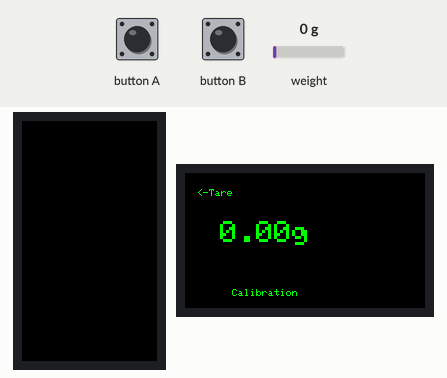
Recording of a sketch running on a simulated ESP32. On the bench: 135×240 colour display, 240×135 colour display. Inputs (shaded band) come from the test bench; at power-on: weight on the scale 0 g. WiFi joins after 1.5 s; servers stay silent unless stated; what the sketch prints to the serial monitor is not drawn.

Above: at 5.4 s.
5.5 s: weight on the scale set to 100 g
At 9.3 s:
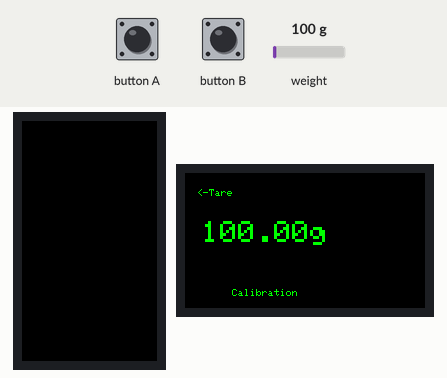
9.6 s: button A pressed for 2.2 s
At 13.2 s:
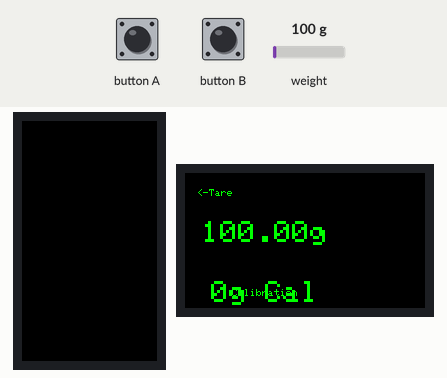
16.1 s: button B pressed for 2.2 s
At 17.4 s:
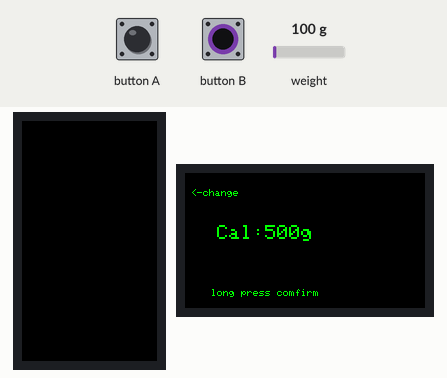
20.0 s: button B pressed for 2.2 s
At 28.1 s:
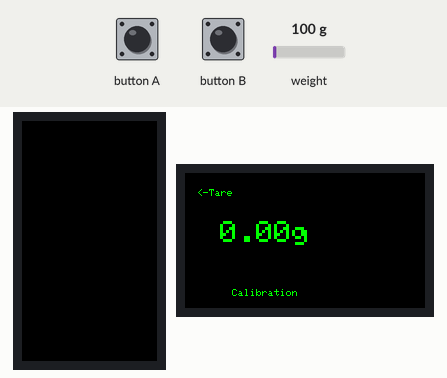
28.3 s: weight on the scale set to 1250 g
At 30.0 s:
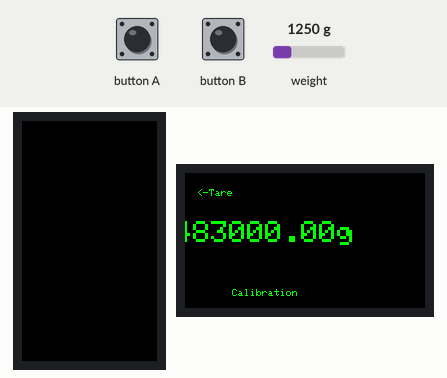
31.1 s: button A pressed for 2.2 s
At 35.0 s:
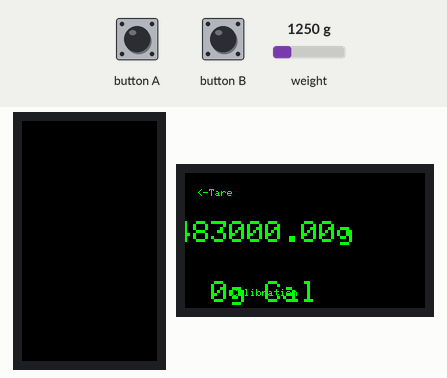
Timing chart, 0 to 36.5 s (numbered marks = the images above; inputs shaded):
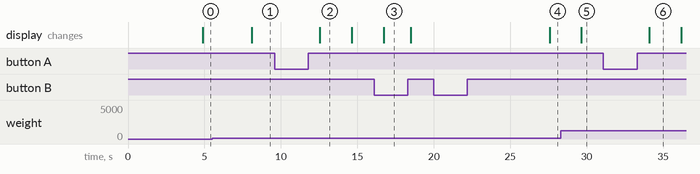

Measured:
- after the input at 5.5 s, the display: changes after 2.6 s (image 1)
- after the input at 9.6 s, the display: changes after 2.9 s (image 2)
- after the input at 16.1 s, the display: changes after 0.64 s (image 3)
- after the input at 20.0 s, the display: changes after 7.6 s (image 4)
- after the input at 28.3 s, the display: changes after 1.3 s (image 5)
- after the input at 31.1 s, the display: changes after 3.0 s (image 6)
- what the display in image 2 shows lasts 2.1 s, from 12.5 s to 14.6 s

The sketch:

measurement_firebase.ino
```cpp
// (licence header left out)
/*=================================
          WIFI CONFIG
 ================================= */

#include <WiFi.h>
// Insert your network credentials
// #define WIFI_SSID "SQ5-Resident"
#define WIFI_SSID "GTother"
// #define WIFI_PASSWORD "YamahaNoveltyIcon"

#define WIFI_PASSWORD "GeorgeP@1927"

/*=================================
          FIREBASE CONFIG
 ================================= */

#include <Firebase_ESP_Client.h>

//Define Firebase Data object
FirebaseData fbdo;
FirebaseAuth auth;
FirebaseConfig config;


//Provide the token generation process info.
#include "addons/TokenHelper.h"
//Provide the RTDB payload printing info and other helper functions.
#include "addons/RTDBHelper.h"

// Insert Firebase project API Key
#define API_KEY "AIzaSyCBAU1qcc-VEC441tEghLDnT1ARGP926YI"

// Insert RTDB URLefine the RTDB URL */
#define DATABASE_URL "https://esp32-firebase-demo-1866a-default-rtdb.firebaseio.com/"


/*=================================
          SCALE CONFIG
 ================================= */
#include "HX711.h"
// HX711 load cell amp
const int LOADCELL_DOUT_PIN = 26;
const int LOADCELL_SCK_PIN = 0;
const float calibration_factor = -166800.0/187.0;
HX711 scale;

/*=================================
          M5 CONFIG
 ================================= */

#include <M5StickCPlus2.h>
#include <M5GFX.h>
M5GFX display;
M5Canvas canvas(&display);


/*=================================
          GENERAL CONFIG
 ================================= */
#include <Arduino.h>

//water measurement vars
double currentBottleOunces = 0.0;
double newOzDrank =0.0;
double weight = 0.0;
double prevWeight = 0.0;
double totalOzDrank = 0.0;
bool bottleReset = true;
double ozBeforeTare = 0.0;


//random varialbes for program
unsigned long sendDataPrevMillis = 0;
volatile int count = 0;
bool signupOK = false;
int counter = 0;
char info[100];

void setup() {
  Serial.begin(115200);
/*=================================
          M5 SETUP
 ================================= */
  auto cfg = M5.config();
  StickCP2.begin(cfg);

  display.begin();
  display.setRotation(3);
  canvas.setColorDepth(1);  // mono color
  canvas.createSprite(display.width(), display.height());
  canvas.setTextDatum(MC_DATUM);
  canvas.setPaletteColor(1, GREEN);
  canvas.drawString("Calibration sensor....", 80, 40);
  canvas.pushSprite(0, 0);


  // StickCP2.Display.setRotation(3);  // Rotate the screen. 将屏幕旋转
  // StickCP2.Display.fillScreen(BLACK);
  // StickCP2.Display.setTextSize(1);

  /*=================================
          SCALE SETUP
 ================================= */
  scale.begin(LOADCELL_DOUT_PIN, LOADCELL_SCK_PIN);
  // The scale value is the adc value corresponding to 1g
  // scale.set_scale(27.61f);  // set scale
  scale.set_scale(calibration_factor);
  scale.tare();             // auto set offset


  /*=================================
          WIFI SETUP
 ================================= */
  Serial.print("Now beginning wifi setup.");
  WiFi.begin(WIFI_SSID, WIFI_PASSWORD);
  Serial.print("Connecting to Wi-Fi");
  while (WiFi.status() != WL_CONNECTED){
    Serial.print(".");
    delay(300);
  }
  Serial.println();
  Serial.print("Connected with IP: ");
  Serial.println(WiFi.localIP());
  Serial.println();

  /*=================================
          FIREBASE SETUP
 ================================= */

  /* Assign the api key (required) */
  config.api_key = API_KEY;

  /* Assign the RTDB URL (required) */
  config.database_url = DATABASE_URL;

  /* Sign up */
  if (Firebase.signUp(&config, &auth, "", "")){
    Serial.println("ok");
    signupOK = true;
  }
  else{
    Serial.printf("%s\n", config.signer.signupError.message.c_str());
  }

  /* Assign the callback function for the long running token generation task */
  config.token_status_callback = tokenStatusCallback; //see addons/TokenHelper.h

  Firebase.begin(&config, &auth);
  Firebase.reconnectWiFi(true);

  Serial.println("Deleting nodes");
  // Firebase.RTDB.deleteNode(&fbdo, "/ouncesConsumed");
  Firebase.RTDB.deleteNode(&fbdo, "/ozBeforeTare");
  Firebase.RTDB.deleteNode(&fbdo, "/currentOuncesDrank");
  Firebase.RTDB.deleteNode(&fbdo, "/totalOz");
  Firebase.RTDB.setDouble(&fbdo, "/ozBeforeTare", 0.0);
  Firebase.RTDB.setDouble(&fbdo, "/currentOuncesDrank", 0.0);
  Firebase.RTDB.setDouble(&fbdo, "/totalOz", 0.0);

  /*=================================
          SCALE SETUP (LEGACY)
 ================================= */


  // Serial.println("HX711 Setup");

  // Serial.println("Initializing the scale");
  // Serial.println(calibration_factor);
  // scale.begin(LOADCELL_DOUT_PIN, LOADCELL_SCK_PIN);

  // Serial.println("Before setting up the scale:");
  // Serial.print("read: \t\t");
  // Serial.println(scale.read());      // print a raw reading from the ADC

  // Serial.print("read average: \t\t");
  // Serial.println(scale.read_average(20));   // print the average of 20 readings from the ADC

  // Serial.print("get value: \t\t");
  // Serial.println(scale.get_value(5));   // print the average of 5 readings from the ADC minus the tare weight (not set yet)

  // Serial.print("get units: \t\t");
  // Serial.println(scale.get_units(5), 1);  // print the average of 5 readings from the ADC minus tare weight (not set) divided
  //           // by the SCALE parameter (not set yet)

  // scale.set_scale(calibration_factor);
  // //scale.set_scale(-471.497);                      // this value is obtained by calibrating the scale with known weights; see the README for details
  // scale.tare();               // reset the scale to 0

  // Serial.println("After setting up the scale:");

  // Serial.print("read: \t\t");
  // Serial.println(scale.read());                 // print a raw reading from the ADC

  // Serial.print("read average: \t\t");
  // Serial.println(scale.read_average(20));       // print the average of 20 readings from the ADC

  // Serial.print("get value: \t\t");
  // Serial.println(scale.get_value(5));   // print the average of 5 readings from the ADC minus the tare weight, set with tare()

  // Serial.print("get units: \t\t");
  // Serial.println(scale.get_units(5), 1);        // print the average of 5 readings from the ADC minus tare weight, divided
  //           // by the SCALE parameter set with set_scale

  // Serial.println("Readings:");


}

void loop() {


  //TAKING MEASUREMENTS AND PRINTING
  canvas.fillSprite(BLACK);
  canvas.setTextSize(1);
  canvas.drawString("<-Tare", 30, 20);
  canvas.drawString("Calibration", 80, 120);
  // prevWeight = weight;
  weight = scale.get_units(10);
    // Serial.print("Weight:");
    // Serial.println(weight);
    // Serial.print("prev weight: ");
    // Serial.println(prevWeight);
  canvas.setTextSize(3);
  // if (weight != 0) {
  // Serial.println(weight);
  Serial.printf("%.2f\n", weight);
  canvas.drawString(String(weight, 2) + "g", 80, 60);
  // } else {
      // canvas.drawString("0.000g", 80, 60);
  // }
  StickCP2.update();  // Read the press state of the key
   if (StickCP2.BtnA.wasPressed()) {
        scale.tare();
        canvas.drawString("0g Cal", 80, 120);
        Serial.println("Just tared the scale");
        bottleReset = true;
      // Firebase.RTDB.deleteNode(&fbdo, "/ouncesConsumed");
        // Firebase.RTDB.deleteNode(&fbdo, "/ozBeforeTare");
        Firebase.RTDB.setDouble(&fbdo, "/currentOuncesDrank", 0.0);
        // Firebase.RTDB.deleteNode(&fbdo, "/totalOz");
        count = 0;
        ozBeforeTare = ozBeforeTare + newOzDrank;
        newOzDrank = 0;
        if (Firebase.RTDB.setDouble(&fbdo, "/ozBeforeTare", ozBeforeTare)){
          Serial.println("just set value of ozBeforeTare:");

          prevWeight = weight;
          }
          else {
            Serial.println("FAILED");
            Serial.println("REASON: " + fbdo.errorReason());
          }


        delay(1000);

    }
    if (StickCP2.BtnB.wasPressed()) {
        long hund_g = 5;
        while (1) {
            StickCP2.update();
            canvas.fillSprite(BLACK);
            canvas.setTextSize(2);
            canvas.drawString("Cal:" + String(hund_g * 100) + "g", 80, 60);
            canvas.setTextSize(1);
            canvas.drawString("<-change", 30, 20);
            canvas.drawString("long press comfirm", 80, 120);
            canvas.pushSprite(0, 0);
            if (M5.BtnB.pressedFor(2000)) {
                break;
            }
            if (StickCP2.BtnA.wasReleased()) {
                hund_g--;
            }
            if (StickCP2.BtnB.wasReleased()) {
                hund_g++;
            }
            delay(10);
        }
        long g_adc = scale.read_average(20);
        g_adc      = g_adc - scale.get_offset();
        scale.set_scale(g_adc / (hund_g * 100.0));
    }
    canvas.pushSprite(0, 0);

if (Firebase.ready() && signupOK && (millis() - sendDataPrevMillis > 15000 || sendDataPrevMillis == 0)){
    // if(count == 0){
    //   if (Firebase.RTDB.setDouble(&fbdo, "/totalOz",0)){
    //     Serial.println("Pushed initial value to");
    //     Serial.println("PATH: " + fbdo.dataPath());
    // }
    // }
    sendDataPrevMillis = millis();
    // Write an Int number on the database path test/int


    // if (Firebase.RTDB.getJSON(&fbdo, "/totalOz")) {
    //   if(fbdo.dataType() =="json"){
    //     // ouncesConsumed = fbdo.doubleData();
    //     ouncesConsumed = fbdo.to<double>();


    //     Serial.print("Succesfully got X ounces: ");
    //     Serial.println(ouncesConsumed);
    //   }
    //   else{
    //     Serial.println("FBDO DATA TYE");
    //     Serial.println(fbdo.dataType());
    //   }
    // }
    // else {
    //   Serial.println(fbdo.errorReason());
    // }

// Write an Float number on the database path test/float


    // if (Firebase.RTDB.pushInt(&fbdo, "/counter", count)){
    //   // Serial.println("Pushed the count of " + count);
    //   Serial.println("PATH: " + fbdo.dataPath());
    //   Serial.println("TYPE: " + fbdo.dataType());
    // }
    // else {
    //   Serial.println("FAILED");
    //   Serial.println("REASON: " + fbdo.errorReason());
    // }
    // count++;


    // if (Firebase.RTDB.getDouble(&fbdo, "/currentOuncesDrank")) {
    //   // if(fbdo.dataType() =="json"){
    //     // Serial.println(fbdo);
    //     // ouncesConsumed = fbdo.doubleData();
    //   currentBottleOunces = fbdo.to<double>();


    //   Serial.print("Number of ounces drank in this bottle so far: ");
    //   Serial.println(currentBottleOunces);
    //     // Serial.println(type(prevOuncesConsumed));
    //   }
    //   else{
    //     Serial.println("FBDO DATA TYE");
    //     Serial.println(fbdo.dataType());
    //   }
    // }
    // else {
    //   Serial.println(fbdo.errorReason());
    // }


   // Serial.println()

   //TODO: maybe put tolerance to not adjust all the time
    newOzDrank = (-1* (weight));
    Serial.print("# oz recently drank: ");
    Serial.println(newOzDrank);
    // Serial.print("Ounces consumed:");
    // Serial.println(currentBottleOunces);
    // Serial.println("ABSOLUTE VALUE");
    Serial.print("weight: ");
    Serial.print(weight);
    Serial.print(" | prev. weight: ");
    Serial.println(prevWeight);

    // double test = weight - prevWeight;
    // Serial.println(test);
    if(abs(weight - prevWeight)>= 5){
      // if(bottleReset){
        // Serial.println("Initial reset! Setting bool to false");
        totalOzDrank = newOzDrank + ozBeforeTare;
        // bottleReset = false;
        if (Firebase.RTDB.setDouble(&fbdo, "/totalOz", totalOzDrank)){
          Serial.println("PASSED");
          Serial.println("PATH: " + fbdo.dataPath());
          Serial.println("TYPE: " + fbdo.dataType());
          prevWeight = weight;
        }
        else {
          Serial.println("FAILED");
          Serial.println("REASON: " + fbdo.errorReason());
        }

      }
      // else{
        // totalOzDrank = prevOuncesConsumed;
      // }
      // double totalOzDrank = newOzDrank;
      if (Firebase.RTDB.setDouble(&fbdo, "/currentOuncesDrank", newOzDrank)){

        Serial.println("just set the value of /currentOuncesDrank ");
        canvas.drawString("Sent value", 40, 40);
        StickCP2.update();
        delay(1000);
        canvas.drawString("          ", 40, 40);

      // Serial.println("PATH: " + fbdo.dataPath());
      // Serial.println("TYPE: " + fbdo.dataType());
     }
    else {
      Serial.println("FAILED");
      Serial.println("REASON: " + fbdo.errorReason());
    }
    }


    // if (Firebase.RTDB.updateNode(&fbdo, "/totalOz", totalOzDrank)){
    //   Serial.println("PATH: " + fbdo.dataPath());
    //   Serial.println("TYPE: " + fbdo.dataType());
    // }
    // else {
    //   Serial.println("FAILED");
    //   Serial.println("REASON: " + fbdo.errorReason());
    // }


  // }


    // if (Firebase.RTDB.pushInt(&fbdo, "counter", count)){
    //   Serial.println("Pushed the count of " + count);
    //   Serial.println("PATH: " + fbdo.dataPath());
    //   Serial.println("TYPE: " + fbdo.dataType());
    // }
    // else {
    //   Serial.println("FAILED");
    //   Serial.println("REASON: " + fbdo.errorReason());
    // }


  scale.power_down();             // put the ADC in sleep mode
  delay(1000);
  scale.power_up();
}
```
